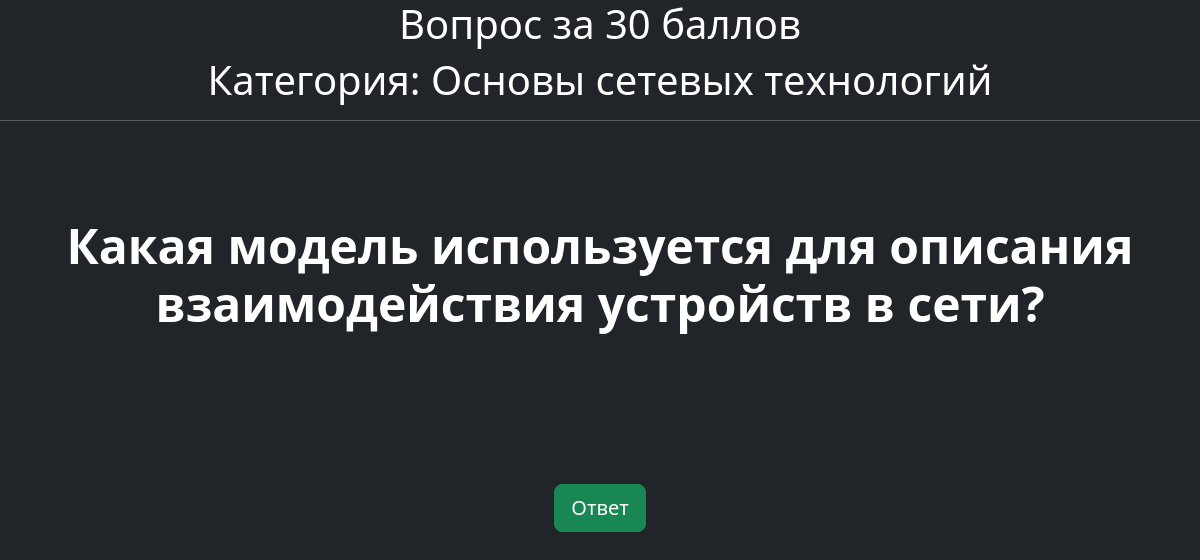
Screenshot of /question/3 with the database file from the repository.
### index/models.py (models this page shows)
class Question(models.Model):
    question = models.TextField()
    score = models.IntegerField()
    answer = models.TextField()
    category = models.ForeignKey(Category, on_delete=models.CASCADE, related_name='questions')
    def __str__(self):
        return str(self.question)

class Category(models.Model):
    category_name = models.CharField(max_length=128)
    def __str__(self):
        return str(self.category_name)

### index/views.py (the view)
# urls.py: path('question/<int:pk>', views.question),
def question(request, pk):
    question = Question.objects.get(id=pk)
    context = {'question': question}
    if request.method == 'POST':
        context['answer'] = question.answer
        context['home'] = '/'
    return render(request, 'question.html', context)

### index/templates/question.html (shortened to what this page needs)
<!DOCTYPE html>
<html lang="ru">
<link rel="stylesheet" href="https://cdn.jsdelivr.net/npm/bootstrap@5.3.3/dist/css/bootstrap.min.css">
<head>
</head>
<body class="bg bg-dark">
<h1 class="text-white" align="center">Вопрос за {{question.score}} баллов</h1>
<h1 class="text-white" align="center">Категория: {{question.category}}</h1>
<hr class="text-white">
<div class="px-4 py-5 my-5 text-center">
    <h1 class="display-5 fw-bold text-white">{{question}}</h1>
</div>
<div class="px-4 py-5 my-5 text-center">
<form method="post">
    <button type="submit" class="btn btn-success btn-lg">Ответ</button>
</form>
</div>
</body>
</html>

### rows the page displays
Question: category "Основы сетевых технологий", question "Какая модель используется для описания взаимодействия устройств в сети?"
